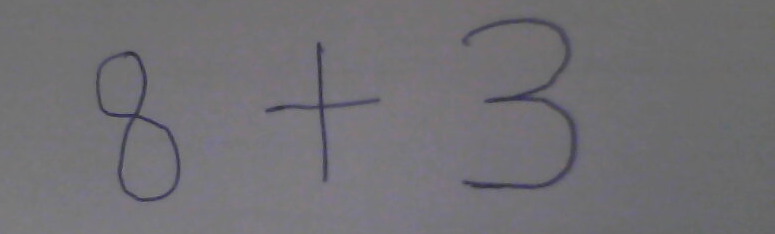
#> input picture handwritten1.png, 775 x 234 px
$ python main.py
#> lines starting #> are read from the running program, lines starting #| are printed output that depends on the picture; after the words box and inside, x2 and y2 are one past the last pixel; in counts of white or black regions, pixels touching at a corner belong together
import numpy as np
import cv2
from matplotlib import pyplot as plt
import pickle
import imutils
from converter import convert

#convert the region to 50 x 50
def preprocessRegion(img, y1, y2, x1, x2):
    x = img[y1:y2, x1: x2]
    x = imutils.resize(x, width=50, height=50)
    return x


#get the regions with sliding window technique
def slidingWindow(img):
    height, width = img.shape
    img2 = img.copy()
    regions = []
    x1, x2 = 30, 250
    while(x2 <= width):
        img2 = img.copy()
        regions.append(preprocessRegion(img ,0,220,x1, x2))
        cv2.rectangle(img2, (x1, 0), (x2, 220), (255,0,0), 2)
        cv2.imshow("sliding window", img2)
        cv2.waitKey(0)
        cv2.destroyAllWindows()
        x1 += 200
        x2 += 200
    return regions


img = cv2.imread('handwritten1.png')
#> img is the input picture: shape (234, 775, 3); mean B, G, R 115.8, 111.8, 113.1
plt.imshow(img)
plt.title("original image")
plt.show()
gray = cv2.cvtColor(img,cv2.COLOR_BGR2GRAY)

# thresholding
ret, img = cv2.threshold(gray,100,255,cv2.THRESH_BINARY_INV)
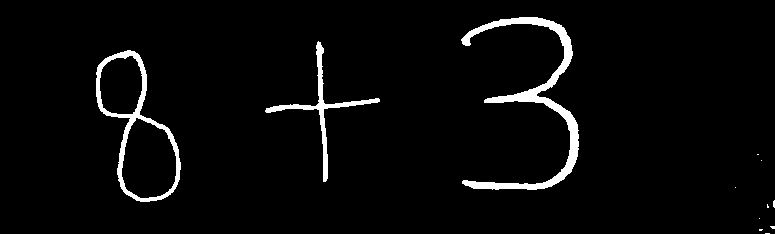
#> img: shape (234, 775); 3.5% white; 12 white regions (9 under 20 px), largest, box (x1, y1, x2, y2) and area: (461, 17, 579, 190) 3236, (96, 50, 181, 202) 1900, (265, 41, 380, 182) 1197
plt.imshow(img, cmap = 'gray')
plt.title("After thresholding ")
plt.show()

# dilate the image
kernel = np.ones((5, 5), np.uint8)
img = cv2.dilate(img, kernel, iterations=8)
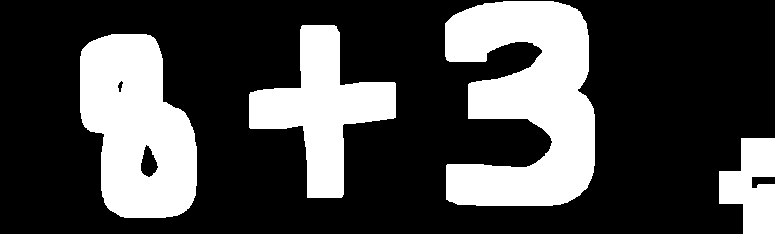
#> img: shape (234, 775); 28.4% white; 4 white regions, box (x1, y1, x2, y2) and area: (445, 1, 595, 206) 21075, (80, 34, 197, 218) 15815, (249, 25, 396, 198) 10934, (719, 138, 775, 234) 3748
plt.imshow(img, cmap = 'gray')
plt.title("dilated image")
plt.show()

print("loading classifier")
#> (the run stopped early here; a loop or call above may not have finished)

$ run again, with handwritten2.png copied over handwritten1.png
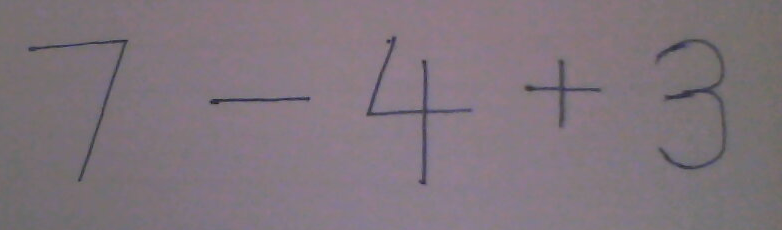
#> input picture handwritten2.png, 782 x 230 px
#> img is the input picture: shape (230, 782, 3); mean B, G, R 124.4, 116.7, 127.9
#> `ret, img = cv2.threshold(gray,100,255,cv2.THRESH_BINARY_INV)`:
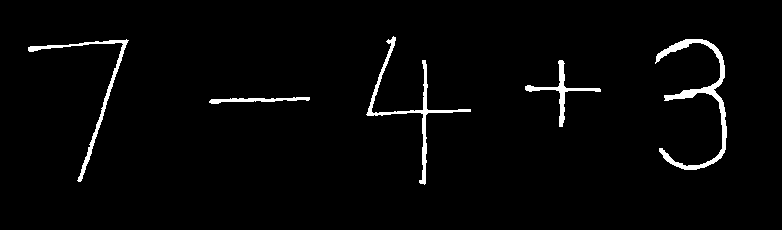
#> img: shape (230, 782); 2.5% white; 5 white regions, box (x1, y1, x2, y2) and area: (655, 39, 727, 170) 1565, (366, 36, 471, 185) 1083, (28, 39, 129, 182) 873, (525, 60, 601, 127) 601, (209, 97, 310, 104) 346
#> `img = cv2.dilate(img, kernel, iterations=8)`:
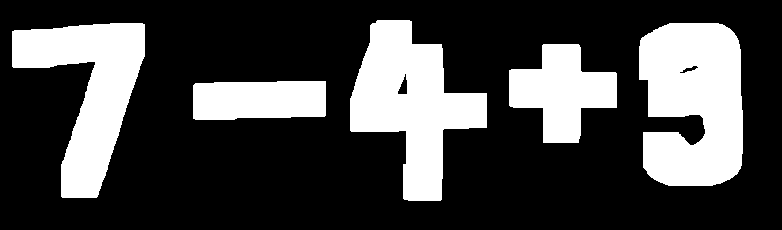
#> img: shape (230, 782); 27.5% white; 5 white regions, box (x1, y1, x2, y2) and area: (639, 23, 743, 186) 14160, (350, 20, 487, 201) 12771, (12, 23, 145, 198) 11260, (509, 44, 617, 143) 6386, (193, 81, 326, 120) 4861
